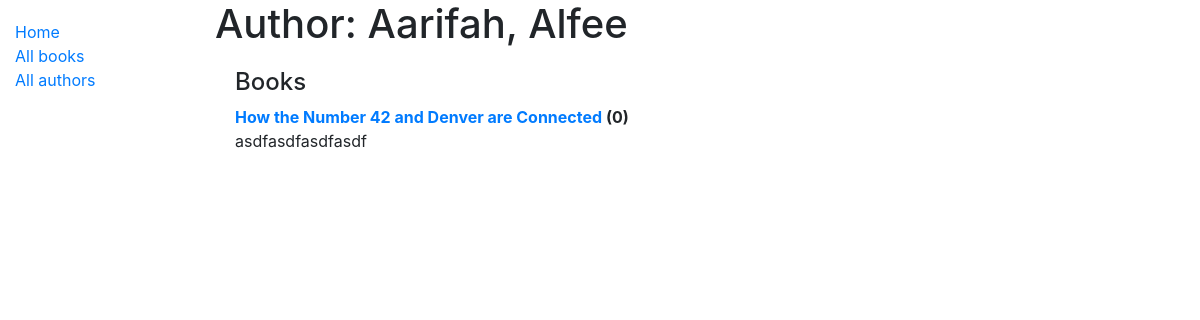
The app's page /catalog/author/1 with its own data.
### catalog/models.py (models this page shows, shortened)
class Author(models.Model):
    first_name = models.CharField(max_length=100)
    last_name = models.CharField(max_length=100)
    date_of_birth = models.DateField(null=True, blank=True)
    date_of_death = models.DateField('Died', null=True, blank=True)
    class Meta:
        ordering = ['last_name', 'first_name']
    def __str__(self):
        return f'{self.last_name}, {self.first_name}'

class Book(models.Model):
    title = models.CharField(max_length=200)
    author = models.ForeignKey('Author', on_delete=models.SET_NULL, null=True)
    summary = models.TextField(max_length=1000, help_text='Enter a brief description of the book')
    isbn = models.CharField('ISBN', max_length=13, help_text='13 Character <a href="https://www.isbn-international.org/content/what-isbn">ISBN number</a>')
    language = models.ForeignKey('Language', on_delete=models.SET_NULL, null=True, blank=True)
    genre = models.ManyToManyField(Genre, help_text='Select a genre for this book')
    def display_genre(self):
        """Create a string for the Genre. This is required to display genre in Admin."""
        return ', '.join(genre.name for genre in self.genre.all()[:3])
    display_genre.short_description = 'Genre'
    def __str__(self):
        return self.title

### catalog/views.py (the view)
# urls.py: path('author/<int:pk>', views.AuthorDetailView.as_view(), name='author-detail'),
class AuthorDetailView(generic.DetailView):
    model = Author

### catalog/templates/catalog/author_detail.html
{% extends "base_generic.html" %}
{% block content %}
<h1>Author: {{ author }} </h1>
<div style="margin-left:20px;margin-top:20px">
<h4>Books</h4>
<dl>
{% for book in author.book_set.all %}
  <dt><a href="{% url 'book-detail' book.pk %}">{{book}}</a> ({{book.bookinstance_set.all.count}})</dt>
  <dd>{{book.summary}}</dd>
{% endfor %}
</dl>
</div>
{% endblock %}

### records on screen
Author: last_name+first_name "Aarifah, Alfee"
Book: title "How the Number 42 and Denver are Connected", bookinstance_set.all.count "0", summary "asdfasdfasdfasdf"
